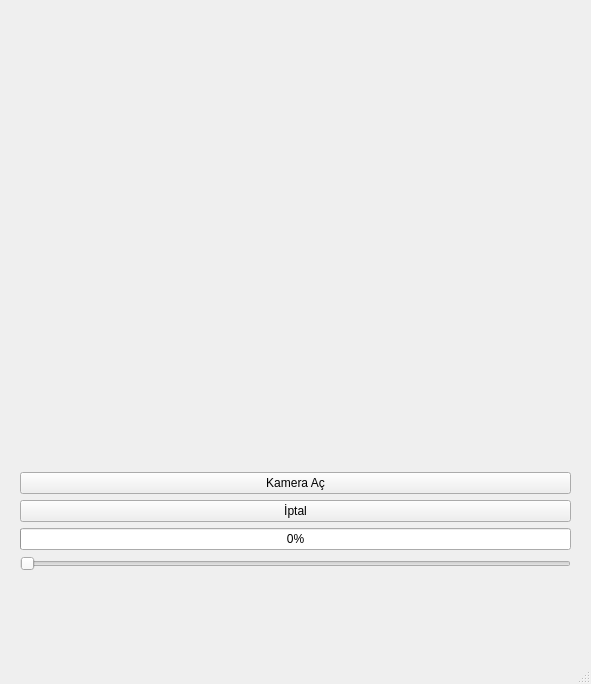
<?xml version="1.0" encoding="UTF-8"?>
<ui version="4.0">
 <class>MainWindow</class>
 <widget class="QMainWindow" name="MainWindow">
  <property name="geometry">
   <rect>
    <x>0</x>
    <y>0</y>
    <width>591</width>
    <height>684</height>
   </rect>
  </property>
  <property name="windowTitle">
   <string>Kamera</string>
  </property>
  <widget class="QWidget" name="centralwidget">
   <widget class="QWidget" name="gridLayoutWidget">
    <property name="geometry">
     <rect>
      <x>20</x>
      <y>10</y>
      <width>551</width>
      <height>561</height>
     </rect>
    </property>
    <layout class="QGridLayout" name="gridLayout">
     <item row="2" column="0">
      <widget class="QPushButton" name="btKapat">
       <property name="text">
        <string>İptal</string>
       </property>
      </widget>
     </item>
     <item row="1" column="0">
      <widget class="QPushButton" name="btAc">
       <property name="text">
        <string>Kamera Aç</string>
       </property>
      </widget>
     </item>
     <item row="0" column="0">
      <widget class="QLabel" name="lblCam">
       <property name="text">
        <string/>
       </property>
      </widget>
     </item>
     <item row="3" column="0">
      <widget class="QProgressBar" name="pB">
       <property name="value">
        <number>0</number>
       </property>
      </widget>
     </item>
     <item row="4" column="0">
      <widget class="QSlider" name="Slider">
       <property name="minimum">
        <number>10</number>
       </property>
       <property name="maximum">
        <number>100</number>
       </property>
       <property name="singleStep">
        <number>10</number>
       </property>
       <property name="orientation">
        <enum>Qt::Horizontal</enum>
       </property>
      </widget>
     </item>
    </layout>
   </widget>
  </widget>
  <widget class="QMenuBar" name="menubar">
   <property name="geometry">
    <rect>
     <x>0</x>
     <y>0</y>
     <width>591</width>
     <height>21</height>
    </rect>
   </property>
  </widget>
  <widget class="QStatusBar" name="statusbar"/>
 </widget>
 <resources/>
 <connections/>
</ui>
